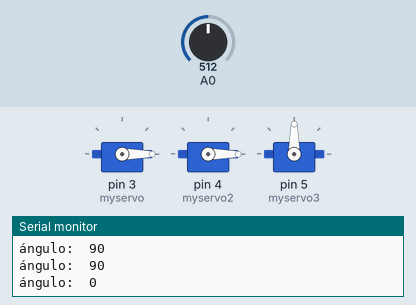
Recording of a sketch running on a simulated Arduino Uno, built with avr-gcc and run on an emulated ATmega328P. Shown: 3 × servo, the last lines printed to the serial monitor. The inputs (shaded band) are chosen by the test bench; at power-on: A0 = 512.

Above: at 14.8 s.
14.9 s: A0 set to 716
At 16.7 s:
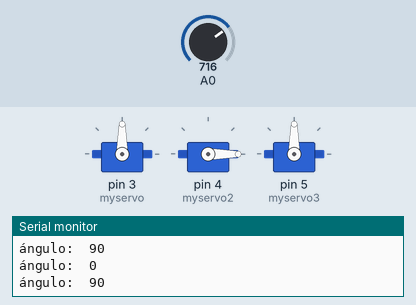
28.9 s: A0 set to 900
At 33.0 s:
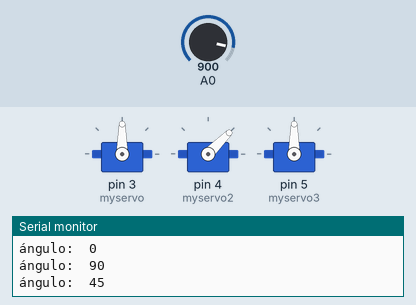
42.9 s: A0 set to 306
At 49.3 s:
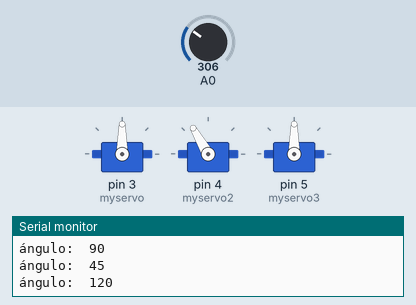
56.9 s: A0 set to 122
Timing chart, 0 to 82.4 s (numbered marks = the images above; inputs shaded):
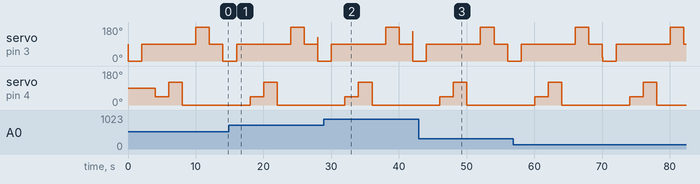

The sketch:

Codigo_servo_para_brazo_UNY_en_Arduino.ino
```cpp
//LIBRARIES:
#include <Servo.h>

Servo myservo;
Servo myservo2;
Servo myservo3;
int angulo;

void setup(){
  myservo.attach(3);
  Serial.begin(9600);
  myservo2.attach(4);
  myservo3.attach(5);
}


void loop() {

  int adc = analogRead(A0);
  int angulo = map(adc, 0, 1023, 0, 180);
  myservo.write(angulo);
  Serial.print("ángulo:  ");
  Serial.println(angulo);
  delay(10);

  angulo= 0;
  myservo.write(angulo);
  Serial.print("ángulo:  ");
  Serial.println(angulo);
  delay(2000);

  angulo= 90;
  myservo.write(angulo);
  Serial.print("ángulo:  ");
  Serial.println(angulo);
  delay(2000);

  angulo= 45;
  myservo2.write(angulo);
  Serial.print("ángulo:  ");
  Serial.println(angulo);
  delay(2000);

  angulo= 120;
  myservo2.write(angulo);
  Serial.print("ángulo:  ");
  Serial.println(angulo);
  delay(2000);

  angulo= 0;
  myservo2.write(angulo);
  Serial.print("ángulo:  ");
  Serial.println(angulo);
  delay(2000);

  angulo= 180;
  myservo.write(angulo);
  Serial.print("ángulo:  ");
  Serial.println(angulo);
  delay(2000);

  angulo= 90;
  myservo.write(angulo);
  Serial.print("ángulo:  ");
  Serial.println(angulo);
  delay(2000);

}
```
